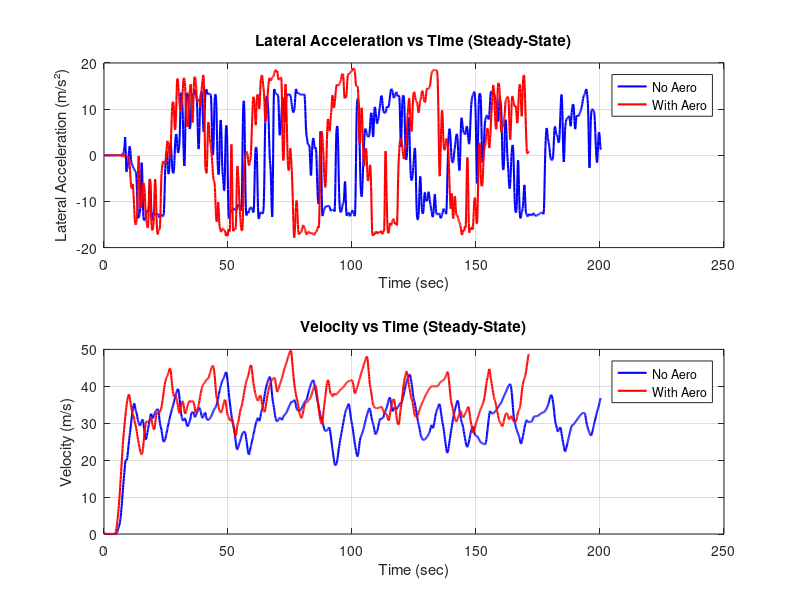
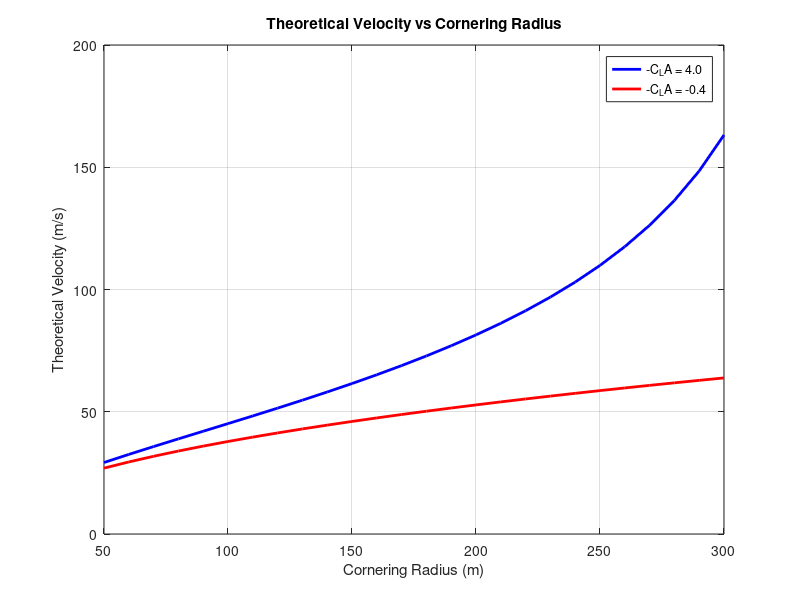

MATLAB code for these plots, in order:
% Problem 2
% With no Aero package
% Load Data - No Aero Package
data = load("DRIVER1_No_Aero 2.mat");
lat_acc_noAero = data.lateral_acceleration;
velocity_noAero = data.velocity;
time_noAero = data.time;

% Apply Moving Average Filter
window_size = 5; 
lat_acc_smooth_noAero = movmean(lat_acc_noAero, window_size);
velocity_smooth_noAero = movmean(velocity_noAero, window_size);

% Identify Steady-State Condition
threshold = 0.5;
steady_state_indices_noAero = [false; abs(diff(lat_acc_smooth_noAero)) < threshold];

% Extract Max and Min Lateral Acceleration in Steady-State Condition
lat_acc_steady_noAero = lat_acc_smooth_noAero(steady_state_indices_noAero);
velocity_steady_noAero = velocity_noAero(steady_state_indices_noAero);
time_steady_noAero = time_noAero(steady_state_indices_noAero);

[max_lat_acc_noAero, idx_noAero] = max(lat_acc_steady_noAero);
[min_lat_acc_noAero, idx_min_noAero] = min(lat_acc_steady_noAero);

% Corresponding velocity and time for Max/Min Lateral Acc
max_velocity_noAero = velocity_steady_noAero(idx_noAero);
min_velocity_noAero = velocity_steady_noAero(idx_min_noAero);
time_max_noAero = time_steady_noAero(idx_noAero);
time_min_noAero = time_steady_noAero(idx_min_noAero);

% Load Data - With Aero Package
data = load("DRIVER1_Aero 2.mat");
lat_acc_with_Aero = data.lateral_acceleration;
velocity_with_Aero = data.velocity;
time_with_Aero = data.time;

% Apply Moving Average Filter
lat_acc_smooth_with_Aero = movmean(lat_acc_with_Aero, window_size);
velocity_smooth_with_Aero = movmean(velocity_with_Aero, window_size);

% Identify Steady-State Condition
steady_state_indices_with_Aero = [false; abs(diff(lat_acc_smooth_with_Aero)) < threshold];

% Extract Max and Min Lateral Acceleration in Steady-State Condition
lat_acc_steady_with_Aero = lat_acc_smooth_with_Aero(steady_state_indices_with_Aero);
velocity_steady_with_Aero = velocity_with_Aero(steady_state_indices_with_Aero);
time_steady_with_Aero = time_with_Aero(steady_state_indices_with_Aero);

[max_lat_acc_with_Aero, idx_with_Aero] = max(lat_acc_steady_with_Aero);
[min_lat_acc_with_Aero, idx_min_with_Aero] = min(lat_acc_steady_with_Aero);

% Corresponding velocity and time for Max/Min Lateral Acc
max_velocity_with_Aero = velocity_steady_with_Aero(idx_with_Aero);
min_velocity_with_Aero = velocity_steady_with_Aero(idx_min_with_Aero);
time_max_with_Aero = time_steady_with_Aero(idx_with_Aero);
time_min_with_Aero = time_steady_with_Aero(idx_min_with_Aero);

% Create a figure with two subplots
figure;

% Subplot 1: Lateral Acceleration vs Time
subplot(2,1,1);
plot(time_noAero, lat_acc_smooth_noAero, 'b', 'LineWidth', 1.5);
hold on;
plot(time_with_Aero, lat_acc_smooth_with_Aero, 'r', 'LineWidth', 1.5);

xlabel('Time (sec)');
ylabel('Lateral Acceleration (m/s²)');
title('Lateral Acceleration vs Time (Steady-State)');
legend('No Aero', 'With Aero', 'Max/Min Lat Acc (No Aero)', 'Max/Min Lat Acc (With Aero)');
grid on;
hold off;

% Subplot 2: Velocity vs Time
subplot(2,1,2);
plot(time_noAero, velocity_smooth_noAero, 'b', 'LineWidth', 1.5);
hold on;
plot(time_with_Aero, velocity_smooth_with_Aero, 'r', 'LineWidth', 1.5);

xlabel('Time (sec)');
ylabel('Velocity (m/s)');
title('Velocity vs Time (Steady-State)');
legend('No Aero', 'With Aero', 'Max/Min Vel (No Aero)', 'Max/Min Vel (With Aero)');
grid on;
hold off;



%% Problem 5

% Define constants
m = 1300;   % kg
mu = 1.5;
g = 9.81;
rho = 1.205;
minus_C_LA_Package = 4.0;
minus_C_LA_min = -0.4; 

% Define corner radii range
CR = 50:10:300; % Cornering radius values

% Initialize results structures
results = struct();
results_min = struct();

% Loop to calculate theoretical velocity for C_LA_Package
V_values = zeros(1, length(CR)); % Preallocate for efficiency
for i = 1:length(CR)
    Corner_Rad = CR(i);
    
    % Theoretical velocity calculation
    V = ((mu * m * g) ./ ((m ./ Corner_Rad) - mu * 0.5 * rho * (minus_C_LA_Package)));
    Theoretical_Velocity = sqrt(V);
    
    results(i).Theoretical_Velocity = Theoretical_Velocity;
    V_values(i) = Theoretical_Velocity; % Store values for plotting
end

% Loop to calculate theoretical velocity for C_LA_min
V_min_values = zeros(1, length(CR)); % Preallocate
for j = 1:length(CR)
    Corner_Rad = CR(j);
    
    % Theoretical velocity calculation
    V_min = ((mu * m * g) ./ ((m ./ Corner_Rad) - mu * 0.5 * rho * (minus_C_LA_min)));
    Theoretical_Velocity_min = sqrt(V_min);
    
    results_min(j).Theoretical_Velocity_min = Theoretical_Velocity_min;
    V_min_values(j) = Theoretical_Velocity_min; % Store values for plotting
end

% Plot the results
figure;
plot(CR, V_values, 'b', 'LineWidth', 2, 'MarkerSize', 6); hold on;
plot(CR, V_min_values, 'r', 'LineWidth', 2, 'MarkerSize', 6);
grid on;

% Labels and title
xlabel('Cornering Radius (m)');
ylabel('Theoretical Velocity (m/s)');
title('Theoretical Velocity vs Cornering Radius');
legend('-C_{L}A = 4.0', '-C_{L}A = -0.4', 'Location', 'best');

% Display theoretical velocities
fprintf("\nTheoretical Velocities for -C_L*A_Package (4.0):\n");
disp(V_values);
fprintf("\nTheoretical Velocities for -C_L*A_min (-0.4):\n");
disp(V_min_values);
